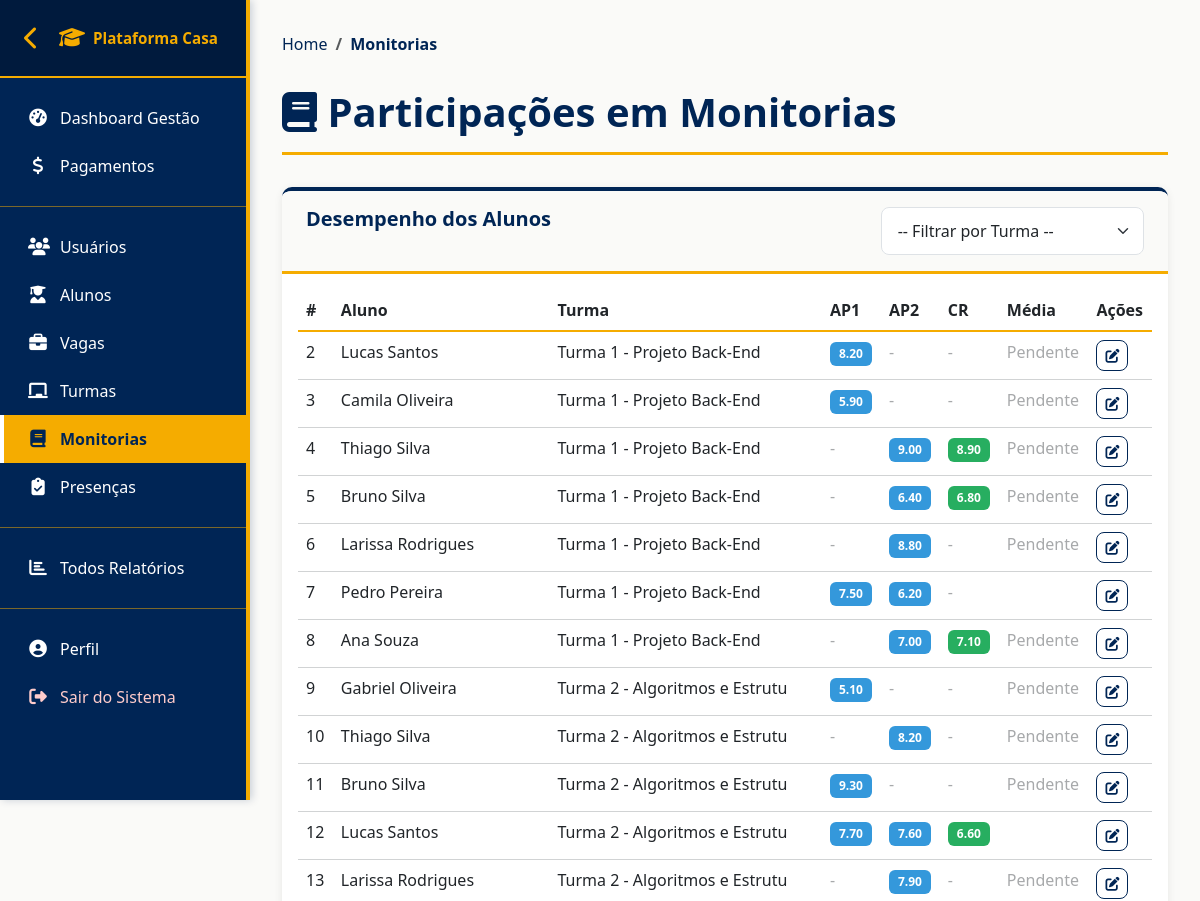
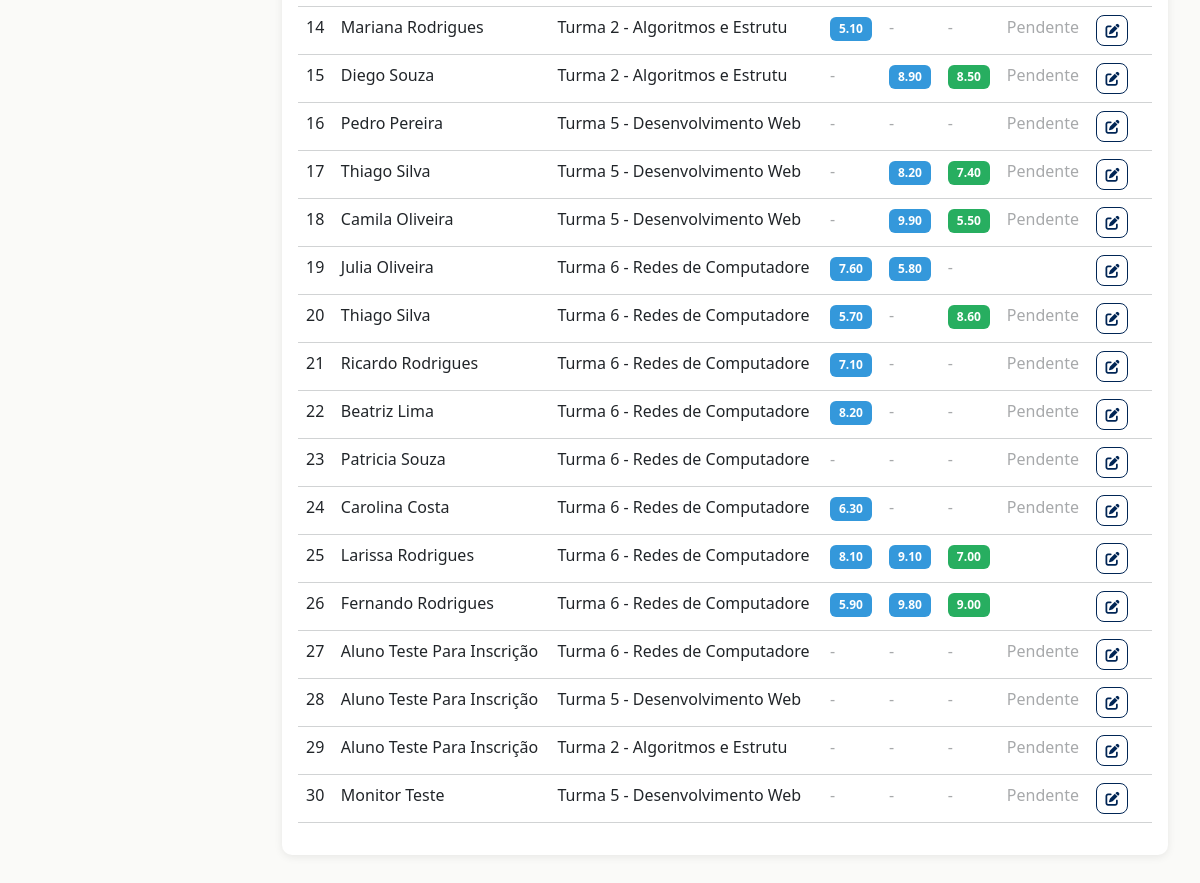
Page /monitorias/ (signed in) on the committed database (2 pictures, top to bottom).
### plataforma_Casa/models.py (models this page shows, shortened)
class ParticipacaoMonitoria(models.Model):
    aluno = models.ForeignKey(Aluno, on_delete=models.CASCADE)
    turma = models.ForeignKey(Turma, on_delete=models.CASCADE)
    ap1 = models.DecimalField(max_digits=5, decimal_places=2, null=True, blank=True)
    ap2 = models.DecimalField(max_digits=5, decimal_places=2, null=True, blank=True)
    cr = models.DecimalField(max_digits=5, decimal_places=2, null=True, blank=True)

class Usuario(models.Model):
    nome = models.CharField(max_length=100)
    email = models.EmailField(max_length=100)
    tipo_usuario = models.ForeignKey(TipoUsuario, on_delete=models.CASCADE)
    ativo = models.BooleanField(default=True)

class Turma(models.Model):
    nome = models.CharField(max_length=100)
    vaga = models.ForeignKey(Vaga, on_delete=models.CASCADE)
    sala = models.ForeignKey(Sala, on_delete=models.CASCADE)
    descricao = models.TextField()
    data_inicio = models.DateField()
    data_fim = models.DateField()
    dias_da_semana = models.CharField(max_length=100)  # Ex: "Segunda, Quarta, Sexta"
    horario = models.CharField(max_length=50)  # Ex: "18:00 - 21:00"
    monitor = models.ForeignKey(Aluno, on_delete=models.CASCADE, related_name='monitorias')
    curso = models.ForeignKey(Curso, on_delete=models.CASCADE)
    ativo = models.BooleanField(default=True)
    criado_em = models.DateTimeField(auto_now_add=True)

### plataforma_Casa/views.py (the view)
# urls.py: path('monitorias/', views.listar_monitorias, name='listar_monitorias'),
@requer_admin_ou_coordenador
def listar_monitorias(request):
    participacoes = ParticipacaoMonitoria.objects.all().select_related('aluno', 'turma')
    turmas = Turma.objects.filter(ativo=True)
    turma_filtro = request.GET.get('turma')
    if turma_filtro:
        participacoes = participacoes.filter(turma__id=turma_filtro)
    context = {
        'participacoes': participacoes,
        'turmas': turmas,
    }
    return render(request, 'monitorias/listar.html', context)

### plataforma_Casa/context_processors.py (called while the page is built, shortened)
def user_groups(request):
    if request.user.is_authenticated:
        return {
            'is_aluno': request.user.groups.filter(name='Aluno').exists(),
            'is_monitor': request.user.groups.filter(name='Monitor').exists(),
            'is_professor': request.user.groups.filter(name='Professor').exists(),
            'is_admin': request.user.is_staff or request.user.is_superuser,
        }

### plataforma_Casa/views.py (called while the page is built, shortened)
def requer_admin_ou_coordenador(view_func):
    @wraps(view_func)
    @login_required(login_url='login')
    def wrapper(request, *args, **kwargs):
        is_admin = request.user.is_staff or request.user.is_superuser
        is_coordenador = request.user.groups.filter(name='Coordenador').exists()
        return view_func(request, *args, **kwargs)
    return wrapper

### plataforma_Casa/templates/monitorias/listar.html (shortened to what this page needs)
{% extends 'base.html' %}
{% block content %}
<nav aria-label="breadcrumb">
    <ol class="breadcrumb">
        <li class="breadcrumb-item"><a href="{% url 'dashboard' %}">Home</a></li>
        <li class="breadcrumb-item active">Monitorias</li>
    </ol>
</nav>
<div class="page-title">
    <h1><i class="fas fa-book"></i> Participações em Monitorias</h1>
</div>
<div class="card">
    <div class="card-header">
        <div class="row">
            <div class="col-md-8">
                <h5 class="mb-0">Desempenho dos Alunos</h5>
            </div>
            <div class="col-md-4">
                <select class="form-select" id="filtroTurma" onchange="filtrarPorTurma()">
                    <option value="">-- Filtrar por Turma --</option>
                </select>
            </div>
        </div>
    </div>
    <div class="card-body">
        <div class="table-responsive">
            <table class="table table-hover">
                <thead>
                    <tr>
                        <th>#</th>
                        <th>Aluno</th>
                        <th>Turma</th>
                        <th>AP1</th>
                        <th>AP2</th>
                        <th>CR</th>
                        <th>Média</th>
                        <th>Ações</th>
                    </tr>
                </thead>
                <tbody>
                    {% for participacao in participacoes %}
                        <tr>
                            <td>{{ participacao.id }}</td>
                            <td>{{ participacao.aluno.nome }}</td>
                            <td>{{ participacao.turma.nome }}</td>
                            <td>
                                {% if participacao.ap1 %}
                                    <span class="badge bg-info">{{ participacao.ap1 }}</span>
                                {% else %}
                                    <span class="text-muted">-</span>
                                {% endif %}
                            </td>
                            <td>
                                {% if participacao.ap2 %}
                                    <span class="badge bg-info">{{ participacao.ap2 }}</span>
                                {% else %}
                                    <span class="text-muted">-</span>
                                {% endif %}
                            </td>
                            <td>
                                {% if participacao.cr %}
                                    <span class="badge bg-success">{{ participacao.cr }}</span>
                                {% else %}
                                    <span class="text-muted">-</span>
                                {% endif %}
                            </td>
                            <td>
                                {% if participacao.ap1 and participacao.ap2 %}
                                    <strong>{{ media }}</strong>
                                {% else %}
                                    <span class="text-muted">Pendente</span>
                                {% endif %}
                            </td>
                            <td>
                                <a href="{% url 'editar_participacao' participacao.id %}" class="btn btn-sm btn-outline-primary">
                                    <i class="fas fa-edit"></i>
                                </a>
                            </td>
                        </tr>
                    {% empty %}
                        <tr>
                            <td colspan="8" class="text-center text-muted py-4">
                                Nenhuma participação encontrada.
                            </td>
                        </tr>
                    {% endfor %}
                </tbody>
            </table>
        </div>
    </div>
</div>
{% endblock %}

### plataforma_Casa/static/css/cores-institucionais.css (style rules this page uses)
:root { --cor-amarelo-institucional: #F5AC00; --cor-azul-escuro-principal: #002555; --cor-azul-auxiliar: #1245FF; --cor-cinza-escuro: #6d6e71; --cor-cinza-medio: #a7a9ab; --cor-cinza-claro: #d1d3d4; --cor-branco: #ffffff; --cor-preto: #000000; --cor-sucesso: #27ae60; --cor-erro: #e74c3c; --cor-aviso: #f39c12; --cor-info: #3498db; --sombra-leve: rgba(0, 37, 85, 0.1); --sombra-media: rgba(0, 37, 85, 0.2); --sombra-forte: rgba(0, 37, 85, 0.3); }
html, body { background-color: var(--cor-branco); color: var(--cor-cinza-escuro); font-family: 'Segoe UI', Tahoma, Geneva, Verdana, sans-serif; }
.card { border: 1px solid var(--cor-cinza-claro); border-top: 4px solid var(--cor-azul-escuro-principal); box-shadow: 0 2px 8px var(--sombra-leve); transition: all 0.3s ease; }
.card-header { background-color: #fafaf8; color: var(--cor-azul-escuro-principal); border-bottom: 3px solid var(--cor-amarelo-institucional); font-weight: 700; padding: 1rem 1.5rem; }
.card-header h5 { color: var(--cor-azul-escuro-principal); font-weight: 700; margin: 0; }
.btn-outline-primary { color: var(--cor-azul-escuro-principal); border-color: var(--cor-azul-escuro-principal); }
.table { color: var(--cor-cinza-escuro); border-color: var(--cor-cinza-claro); }
.table thead { background: linear-gradient(135deg, var(--cor-azul-escuro-principal) 0%, var(--cor-azul-auxiliar) 100%); color: var(--cor-branco); font-weight: 600; border-bottom: 2px solid var(--cor-amarelo-institucional); }
.table thead th { border-color: var(--cor-amarelo-institucional); }
.table tbody tr { border-bottom-color: var(--cor-cinza-claro); transition: all 0.2s ease; }
h1, h2, h3, h4, h5, h6 { color: var(--cor-azul-escuro-principal); font-weight: 700; }
h1 { border-bottom: 3px solid var(--cor-amarelo-institucional); padding-bottom: 0.5rem; }
a { color: var(--cor-azul-escuro-principal); text-decoration: none; transition: all 0.3s ease; }
.text-muted { color: var(--cor-cinza-medio) !important; }

### plataforma_Casa/static/css/cores-padrao.css (style rules this page uses)
:root { --cor-amarelo-institucional: #F5AC00; --cor-azul-escuro-principal: #002555; --cor-azul-auxiliar: #1245FF; --cor-cinza-escuro: #6d6e71; --cor-cinza-medio: #a7a9ab; --cor-cinza-claro: #d1d3d4; --cor-branco: #ffffff; --cor-preto: #000000; --cor-sucesso: #27ae60; --cor-erro: #e74c3c; --cor-aviso: #f39c12; --cor-info: #3498db; }
.bg-success, .btn-success, .badge.bg-success, .alert-success, .border-success { background-color: var(--cor-sucesso) !important; border-color: var(--cor-sucesso) !important; }
.bg-info, .btn-info, .badge.bg-info, .alert-info, .border-info { background-color: var(--cor-info) !important; border-color: var(--cor-info) !important; }
.btn { border-radius: 8px; font-weight: 600; transition: all 0.3s ease; }
.badge { font-weight: 600; padding: 0.5em 0.75em; border-radius: 6px; }
.card { border-radius: 10px; box-shadow: 0 2px 8px rgba(0, 0, 0, 0.08); border: none; border-top: 4px solid var(--cor-azul-escuro-principal); }
.display-4, h1, h2 { color: var(--cor-azul-escuro-principal); }
a { color: var(--cor-azul-escuro-principal); transition: all 0.3s ease; }
.status-active, .badge.bg-success { background-color: var(--cor-sucesso) !important; }
.breadcrumb-item.active { color: var(--cor-azul-escuro-principal) !important; }

### plataforma_Casa/templates/base.html (style rules this page uses)
* { margin: 0; padding: 0; box-sizing: border-box; }
body { background-color: #fafaf8; padding-top: 0; overflow-x: hidden; max-width: 100vw; }
html { overflow-x: hidden; max-width: 100vw; }
html, body { height: 100%; overflow-x: hidden; max-width: 100%; }
.page-title { color: #002555; font-weight: 700; margin-bottom: 2rem; border-bottom: 3px solid #F5AC00; padding-bottom: 1rem; }
.page-title h1 { border-bottom: none; padding-bottom: 0; margin-bottom: 0; }
.breadcrumb { background-color: transparent; padding: 0; margin-bottom: 2rem; }
.breadcrumb-item.active { color: #667eea; font-weight: 600; }
.form-control, .form-select { border-radius: 8px; padding: 0.7rem 1rem; }
.card, .table-responsive, img, iframe, video { max-width: 100%; overflow-x: auto; }
.main-content > * { max-width: 100%; }
.table-responsive { overflow-x: auto; -webkit-overflow-scrolling: touch; }
table { table-layout: auto; width: 100%; }
.form-control, .form-select, input, textarea, select { max-width: 100%; box-sizing: border-box; }

### rows in the picture
ParticipacaoMonitoria: id "2", aluno.nome "Lucas Santos", turma.nome "Turma 1 - Projeto Back-End", ap1 "8.20", shows "Pendente"
ParticipacaoMonitoria: id "3", aluno.nome "Camila Oliveira", turma.nome "Turma 1 - Projeto Back-End", ap1 "5.90", shows "Pendente"
ParticipacaoMonitoria: id "4", aluno.nome "Thiago Silva", turma.nome "Turma 1 - Projeto Back-End", ap2 "9.00", cr "8.90", shows "Pendente"
ParticipacaoMonitoria: id "5", aluno.nome "Bruno Silva", turma.nome "Turma 1 - Projeto Back-End", ap2 "6.40", cr "6.80", shows "Pendente"
ParticipacaoMonitoria: id "6", aluno.nome "Larissa Rodrigues", turma.nome "Turma 1 - Projeto Back-End", ap2 "8.80", shows "Pendente"
ParticipacaoMonitoria: id "7", aluno.nome "Pedro Pereira", turma.nome "Turma 1 - Projeto Back-End", ap1 "7.50", ap2 "6.20"
ParticipacaoMonitoria: id "8", aluno.nome "Ana Souza", turma.nome "Turma 1 - Projeto Back-End", ap2 "7.00", cr "7.10", shows "Pendente"
ParticipacaoMonitoria: id "9", aluno.nome "Gabriel Oliveira", turma.nome "Turma 2 - Algoritmos e Estrutu", ap1 "5.10", shows "Pendente"
ParticipacaoMonitoria: id "10", aluno.nome "Thiago Silva", turma.nome "Turma 2 - Algoritmos e Estrutu", ap2 "8.20", shows "Pendente"
ParticipacaoMonitoria: id "11", aluno.nome "Bruno Silva", turma.nome "Turma 2 - Algoritmos e Estrutu", ap1 "9.30", shows "Pendente"
ParticipacaoMonitoria: id "12", aluno.nome "Lucas Santos", turma.nome "Turma 2 - Algoritmos e Estrutu", ap1 "7.70", ap2 "7.60", cr "6.60"
ParticipacaoMonitoria: id "13", aluno.nome "Larissa Rodrigues", turma.nome "Turma 2 - Algoritmos e Estrutu", ap2 "7.90", shows "Pendente"
ParticipacaoMonitoria: id "14", aluno.nome "Mariana Rodrigues", turma.nome "Turma 2 - Algoritmos e Estrutu", ap1 "5.10", shows "Pendente"
ParticipacaoMonitoria: id "15", aluno.nome "Diego Souza", turma.nome "Turma 2 - Algoritmos e Estrutu", ap2 "8.90", cr "8.50", shows "Pendente"
ParticipacaoMonitoria: id "16", aluno.nome "Pedro Pereira", turma.nome "Turma 5 - Desenvolvimento Web", shows "Pendente"
ParticipacaoMonitoria: id "17", aluno.nome "Thiago Silva", turma.nome "Turma 5 - Desenvolvimento Web", ap2 "8.20", cr "7.40", shows "Pendente"
ParticipacaoMonitoria: id "18", aluno.nome "Camila Oliveira", turma.nome "Turma 5 - Desenvolvimento Web", ap2 "9.90", cr "5.50", shows "Pendente"
ParticipacaoMonitoria: id "19", aluno.nome "Julia Oliveira", turma.nome "Turma 6 - Redes de Computadore", ap1 "7.60", ap2 "5.80"
ParticipacaoMonitoria: id "20", aluno.nome "Thiago Silva", turma.nome "Turma 6 - Redes de Computadore", ap1 "5.70", cr "8.60", shows "Pendente"
ParticipacaoMonitoria: id "21", aluno.nome "Ricardo Rodrigues", turma.nome "Turma 6 - Redes de Computadore", ap1 "7.10", shows "Pendente"
ParticipacaoMonitoria: id "22", aluno.nome "Beatriz Lima", turma.nome "Turma 6 - Redes de Computadore", ap1 "8.20", shows "Pendente"
ParticipacaoMonitoria: id "23", aluno.nome "Patricia Souza", turma.nome "Turma 6 - Redes de Computadore", shows "Pendente"
ParticipacaoMonitoria: id "24", aluno.nome "Carolina Costa", turma.nome "Turma 6 - Redes de Computadore", ap1 "6.30", shows "Pendente"
ParticipacaoMonitoria: id "25", aluno.nome "Larissa Rodrigues", turma.nome "Turma 6 - Redes de Computadore", ap1 "8.10", ap2 "9.10", cr "7.00"
ParticipacaoMonitoria: id "26", aluno.nome "Fernando Rodrigues", turma.nome "Turma 6 - Redes de Computadore", ap1 "5.90", ap2 "9.80", cr "9.00"
ParticipacaoMonitoria: id "27", aluno.nome "Aluno Teste Para Inscrição", turma.nome "Turma 6 - Redes de Computadore", shows "Pendente"
ParticipacaoMonitoria: id "28", aluno.nome "Aluno Teste Para Inscrição", turma.nome "Turma 5 - Desenvolvimento Web", shows "Pendente"
ParticipacaoMonitoria: id "29", aluno.nome "Aluno Teste Para Inscrição", turma.nome "Turma 2 - Algoritmos e Estrutu", shows "Pendente"
ParticipacaoMonitoria: id "30", aluno.nome "Monitor Teste", turma.nome "Turma 5 - Desenvolvimento Web", shows "Pendente"
